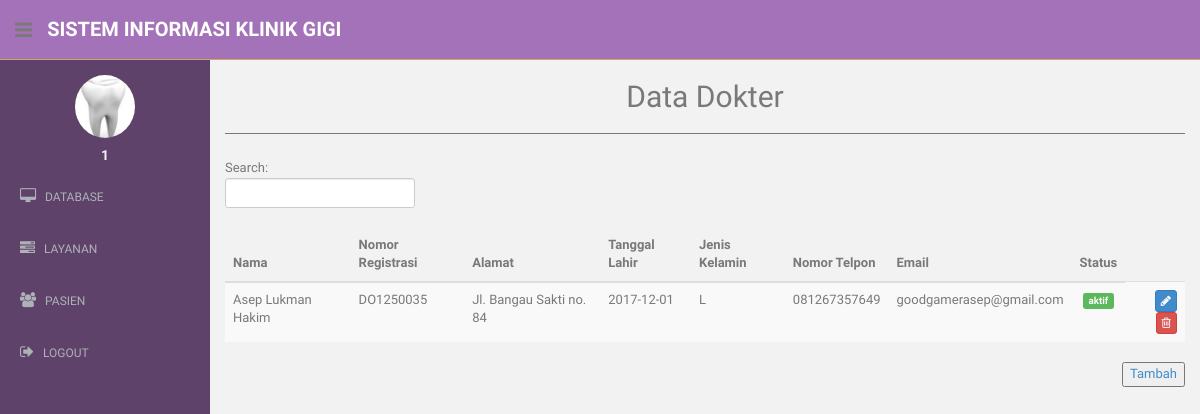
/admin/dokter.php (signed in), run on an earlier commit of the app's database.
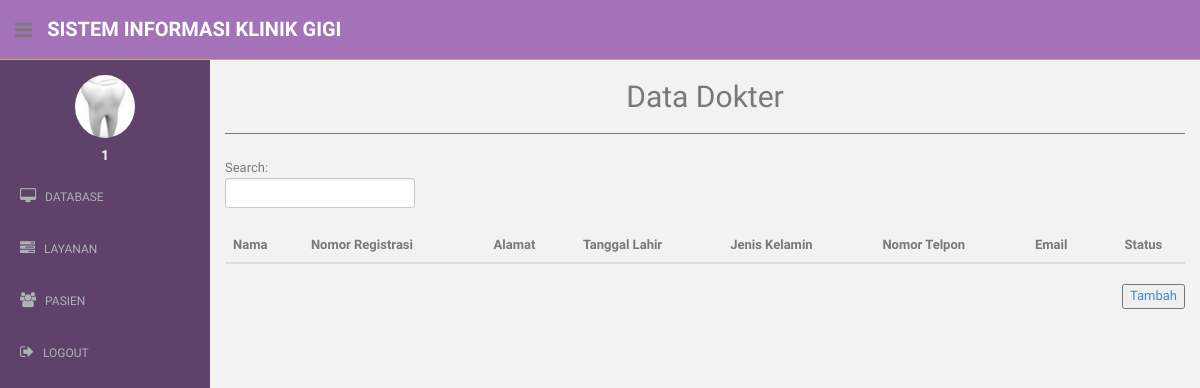
And on a later commit of the database.
### tables this page shows
CREATE TABLE `dokter` (
  `id_dokter` int(11) NOT NULL,
  `no_reg_dokter` varchar(12) NOT NULL,
  `nama_dokter` text NOT NULL,
  `alamat` text NOT NULL,
  `tanggal_lahir` date NOT NULL,
  `jenis_kelamin` varchar(1) NOT NULL,
  `no_telp` text NOT NULL,
  `email` text NOT NULL,
  `status` int(1) NOT NULL,
  `id_user_klinik` int(11) NOT NULL
);

### admin/dokter.php (the view, shortened to what this page needs)
<?php
  include "../connection/connect.php";
  $dataDokter = $conn->query("SELECT * FROM dokter");
?>
<!DOCTYPE html>
<html lang="en">
  <head>
    <link href="../assets/css/bootstrap.css" rel="stylesheet">
    <link href="../assets/font-awesome/css/font-awesome.css" rel="stylesheet" />
    <link href="../assets/css/style.css" rel="stylesheet">
    <link href="../assets/css/style-responsive.css" rel="stylesheet">
    <link href="../assets/css/dataTables.bootstrap.min.css" rel="stylesheet">
  </head>
  <body>
  <section id="container" >
      <header class="header purple1-bg">
              <div class="sidebar-toggle-box">
                  <div class="fa fa-bars tooltips" data-placement="right" data-original-title="Toggle Navigation"></div>
              </div>
            <a href="index.php" class="logo"><b>Sistem Informasi Klinik Gigi</b></a>
        </header>
      <aside>
          <div id="sidebar"  class="nav-collapse ">
              <ul class="sidebar-menu" id="nav-accordion">
              	  <p class="centered"><a href="profile.html"><img src="../assets/img/ui-sam.jpg" class="img-circle" width="60"></a></p>
              	  <h5 class="centered"><?php echo $_SESSION['uid']?></h5>
                  <li class="sub-menu">
                      <a href="javascript:;" >
                          <i class="fa fa-desktop"></i>
                          <span>DATABASE</span>
                      </a>
                  </li>
                  <li class="sub-menu">
                      <a href="javascript:;" >
                          <i class="fa fa-tasks"></i>
                          <span>LAYANAN</span>
                      </a>
                  </li>
                  <li class="sub-menu">
                      <a href="javascript:;" >
                          <i class="fa fa-users"></i>
                          <span>PASIEN</span>
                      </a>
                  </li>
                  <li class="sub-menu">
                      <a href="../process/logout.php" >
                          <i class="fa fa-sign-out"></i>
                          <span>LOGOUT</span>
                      </a>
                  </li>
              </ul>
          </div>
      </aside>
      <section id="main-content">
          <section class="wrapper">
          	<h2><center>Data Dokter</center></h2>
            <hr>
          	<div class="row mt">
          		<div class="col-lg-12">
                <form role="search">
      <div class="form-group">
        <div id="tabeldata_filter" class="dataTables_filter">
          <label>Search:<input type="search" class="form-control input-sm" placeholder="" aria-controls="tabeldata"></label>
        </div>
      </div>
    </form>
          		<table class="table table-striped table-advance table-hover col-lg-12">
              <thead>
                <th>Nama</th>
                <th>Nomor Registrasi</th>
                <th>Alamat</th>
                <th>Tanggal Lahir</th>
                <th>Jenis Kelamin</th>
                <th>Nomor Telpon</th>
                <th>Email</th>
                <th><center>Status</center></th>
              </thead>
              <tbody>
                <?php
                while($dokter = $dataDokter->fetch_assoc()){
                  echo "
                    <tr>
                      <td>
                        $dokter[nama_dokter]
                      </td>
                      <td>
                        $dokter[no_reg_dokter]
                      </td>
                      <td>
                        $dokter[alamat]
                      </td>
                      <td>
                        $dokter[tanggal_lahir]
                      </td>
                      <td>
                        $dokter[jenis_kelamin]
                      </td>
                      <td>
                        $dokter[no_telp]
                      </td>
                      <td>
                        $dokter[email]
                      </td>
                      <td align =\"center\">
                  ";
                  if($dokter['status'] === '1'){
                    echo "<span class=\"label label-success\">aktif</span>";
                  } else {
                    echo "<span class=\"label label-danger\">non-aktif</span>";
                  }
                  echo "
                      </td>
                      <td align =\"right\">
                        <a href=\"edit_dokter.php?id_dokter=$dokter[id_dokter]\" class=\"btn btn-primary btn-xs\" role=\"button\"><i class=\"fa fa-pencil\"></i></a>
                      	<a href=\"act/hapus_dokter.php?id_dokter=$dokter[id_dokter]\" class=\"btn btn-danger btn-xs\" role=\"button\"><i class=\"fa fa-trash-o\"></i></a>
                      </td>
                    </tr>
                  ";
                }
                ?>
              </tbody>
              </table>
              <button style="float: right"><a href="add_dokter.php">Tambah</a></button>
          		</div>
          	</div>
		      </section>
      </section>
  </section>
  </body>
</html>

What changed in the data, as far as the page shows it:
removed dokter: nama_dokter "Asep Lukman Hakim", no_reg_dokter "DO1250035", alamat "Jl. Bangau Sakti no. 84", tanggal_lahir "2017-12-01", jenis_kelamin "L", no_telp "081267357649", email "goodgamerasep@gmail.com", status "aktif"
